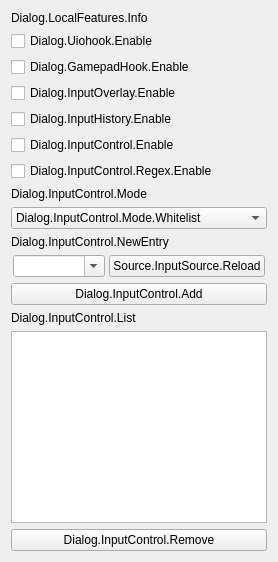
     <widget class="QWidget" name="tab_local">
      <attribute name="title">
       <string>Dialog.LocalFeatures</string>
      </attribute>
      <layout class="QVBoxLayout" name="verticalLayout_2">
       <item>
        <widget class="QLabel" name="lbl_local_features">
         <property name="text">
          <string>Dialog.LocalFeatures.Info</string>
         </property>
         <property name="textFormat">
          <enum>Qt::RichText</enum>
         </property>
        </widget>
       </item>
       <item>
        <widget class="QCheckBox" name="cb_iohook">
         <property name="text">
          <string>Dialog.Uiohook.Enable</string>
         </property>
        </widget>
       </item>
       <item>
        <widget class="QCheckBox" name="cb_gamepad_hook">
         <property name="text">
          <string>Dialog.GamepadHook.Enable</string>
         </property>
        </widget>
       </item>
       <item>
        <widget class="QCheckBox" name="cb_enable_overlay">
         <property name="text">
          <string>Dialog.InputOverlay.Enable</string>
         </property>
        </widget>
       </item>
       <item>
        <widget class="QCheckBox" name="cb_enable_history">
         <property name="text">
          <string>Dialog.InputHistory.Enable</string>
         </property>
        </widget>
       </item>
       <item>
        <widget class="QCheckBox" name="cb_enable_control">
         <property name="text">
          <string>Dialog.InputControl.Enable</string>
         </property>
        </widget>
       </item>
       <item>
        <widget class="QCheckBox" name="cb_regex">
         <property name="text">
          <string>Dialog.InputControl.Regex.Enable</string>
         </property>
        </widget>
       </item>
       <item>
        <widget class="QLabel" name="lbl_mode">
         <property name="text">
          <string>Dialog.InputControl.Mode</string>
         </property>
        </widget>
       </item>
       <item>
        <widget class="QComboBox" name="cb_list_mode">
         <property name="currentText">
          <string>Dialog.InputControl.Mode.Whitelist</string>
         </property>
         <property name="currentIndex">
          <number>0</number>
         </property>
         <item>
          <property name="text">
           <string>Dialog.InputControl.Mode.Whitelist</string>
          </property>
         </item>
         <item>
          <property name="text">
           <string>Dialog.InputControl.Mode.Blacklist</string>
          </property>
         </item>
        </widget>
       </item>
       <item>
        <widget class="QLabel" name="lbl_new_entry">
         <property name="text">
          <string>Dialog.InputControl.NewEntry</string>
         </property>
        </widget>
       </item>
       <item>
        <widget class="QFrame" name="frame_entry">
         <property name="frameShape">
          <enum>QFrame::NoFrame</enum>
         </property>
         <layout class="QHBoxLayout" name="horizontalLayout">
          <property name="spacing">
           <number>4</number>
          </property>
          <property name="leftMargin">
           <number>2</number>
          </property>
          <property name="topMargin">
           <number>0</number>
          </property>
          <property name="rightMargin">
           <number>2</number>
          </property>
          <property name="bottomMargin">
           <number>0</number>
          </property>
          <item>
           <widget class="QComboBox" name="cb_text">
            <property name="sizePolicy">
             <sizepolicy hsizetype="MinimumExpanding" vsizetype="Fixed">
              <horstretch>0</horstretch>
              <verstretch>0</verstretch>
             </sizepolicy>
            </property>
            <property name="editable">
             <bool>true</bool>
            </property>
           </widget>
          </item>
          <item>
           <widget class="QPushButton" name="btn_refresh_cb">
            <property name="text">
             <string>Source.InputSource.Reload</string>
            </property>
           </widget>
          </item>
         </layout>
        </widget>
       </item>
       <item>
        <widget class="QPushButton" name="btn_add">
         <property name="text">
          <string>Dialog.InputControl.Add</string>
         </property>
        </widget>
       </item>
       <item>
        <widget class="QLabel" name="lbl_list">
         <property name="text">
          <string>Dialog.InputControl.List</string>
         </property>
        </widget>
       </item>
       <item>
        <widget class="QListWidget" name="list_filters"/>
       </item>
       <item>
        <widget class="QPushButton" name="btn_remove">
         <property name="text">
          <string>Dialog.InputControl.Remove</string>
         </property>
        </widget>
       </item>
      </layout>
     </widget>
